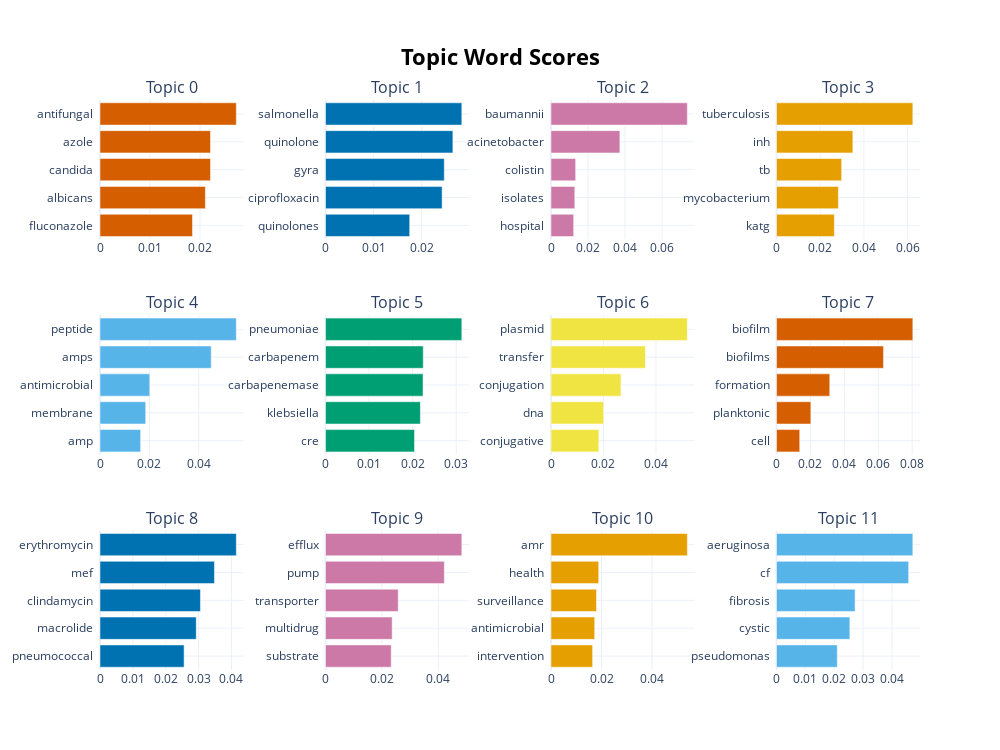

Notebook code cell kept with this figure:
### Code cell
review_lemmatized = reviews_datasets['cleaned_text'] .tolist()
# Initiate UMAP
umap_model = UMAP(n_neighbors=15, 
                  n_components=5, 
                  min_dist=0.0, 
                  metric='cosine', 
                  random_state=100)
# Initiate BERTopic
topic_model = BERTopic(umap_model=umap_model, language="english", calculate_probabilities=True)
# Run BERTopic model
topics, probabilities = topic_model.fit_transform(review_lemmatized)
topic_model.get_topic_info()
topic_model.visualize_barchart(top_n_topics=12)

### Figure 1 — Plotly figure (JSON) as saved in the notebook; plotly's stock layout.template omitted (floating-point values rounded to 4 significant figures)
{"data": [{"marker": {"color": "#D55E00"}, "orientation": "h", "type": "bar", "x": [0.01849, 0.02107, 0.0221, 0.0221, 0.02726], "xaxis": "x", "y": ["fluconazole  ", "albicans  ", "candida  ", "azole  ", "antifungal  "], "yaxis": "y"}, {"marker": {"color": "#0072B2"}, "orientation": "h", "type": "bar", "x": [0.0175, 0.02425, 0.02469, 0.02648, 0.02834], "xaxis": "x2", "y": ["quinolones  ", "ciprofloxacin  ", "gyra  ", "quinolone  ", "salmonella  "], "yaxis": "y2"}, {"marker": {"color": "#CC79A7"}, "orientation": "h", "type": "bar", "x": [0.01226, 0.01286, 0.01332, 0.03722, 0.07367], "xaxis": "x3", "y": ["hospital  ", "isolates  ", "colistin  ", "acinetobacter  ", "baumannii  "], "yaxis": "y3"}, {"marker": {"color": "#E69F00"}, "orientation": "h", "type": "bar", "x": [0.02648, 0.02832, 0.02981, 0.03494, 0.06239], "xaxis": "x4", "y": ["katg  ", "mycobacterium  ", "tb  ", "inh  ", "tuberculosis  "], "yaxis": "y4"}, {"marker": {"color": "#56B4E9"}, "orientation": "h", "type": "bar", "x": [0.01646, 0.01852, 0.02016, 0.04505, 0.05522], "xaxis": "x5", "y": ["amp  ", "membrane  ", "antimicrobial  ", "amps  ", "peptide  "], "yaxis": "y5"}, {"marker": {"color": "#009E73"}, "orientation": "h", "type": "bar", "x": [0.02043, 0.02178, 0.02239, 0.02244, 0.03129], "xaxis": "x6", "y": ["cre  ", "klebsiella  ", "carbapenemase  ", "carbapenem  ", "pneumoniae  "], "yaxis": "y6"}, {"marker": {"color": "#F0E442"}, "orientation": "h", "type": "bar", "x": [0.01823, 0.02006, 0.02665, 0.03599, 0.05196], "xaxis": "x7", "y": ["conjugative  ", "dna  ", "conjugation  ", "transfer  ", "plasmid  "], "yaxis": "y7"}, {"marker": {"color": "#D55E00"}, "orientation": "h", "type": "bar", "x": [0.0137, 0.02026, 0.0314, 0.06311, 0.0804], "xaxis": "x8", "y": ["cell  ", "planktonic  ", "formation  ", "biofilms  ", "biofilm  "], "yaxis": "y8"}, {"marker": {"color": "#0072B2"}, "orientation": "h", "type": "bar", "x": [0.02559, 0.02929, 0.03057, 0.03482, 0.04148], "xaxis": "x9", "y": ["pneumococcal  ", "macrolide  ", "clindamycin  ", "mef  ", "erythromycin  "], "yaxis": "y9"}, {"marker": {"color": "#CC79A7"}, "orientation": "h", "type": "bar", "x": [0.0233, 0.02364, 0.02578, 0.04215, 0.04834], "xaxis": "x10", "y": ["substrate  ", "multidrug  ", "transporter  ", "pump  ", "efflux  "], "yaxis": "y10"}, {"marker": {"color": "#E69F00"}, "orientation": "h", "type": "bar", "x": [0.01647, 0.01729, 0.01801, 0.01888, 0.05395], "xaxis": "x11", "y": ["intervention  ", "antimicrobial  ", "surveillance  ", "health  ", "amr  "], "yaxis": "y11"}, {"marker": {"color": "#56B4E9"}, "orientation": "h", "type": "bar", "x": [0.02106, 0.02542, 0.02723, 0.04579, 0.04723], "xaxis": "x12", "y": ["pseudomonas  ", "cystic  ", "fibrosis  ", "cf  ", "aeruginosa  "], "yaxis": "y12"}], "layout": {"annotations": [{"font": {"size": 16}, "showarrow": false, "text": "Topic 0", "x": 0.0875, "xanchor": "center", "xref": "paper", "y": 1, "yanchor": "bottom", "yref": "paper"}, {"font": {"size": 16}, "showarrow": false, "text": "Topic 1", "x": 0.3625, "xanchor": "center", "xref": "paper", "y": 1, "yanchor": "bottom", "yref": "paper"}, {"font": {"size": 16}, "showarrow": false, "text": "Topic 2", "x": 0.6375, "xanchor": "center", "xref": "paper", "y": 1, "yanchor": "bottom", "yref": "paper"}, {"font": {"size": 16}, "showarrow": false, "text": "Topic 3", "x": 0.9125, "xanchor": "center", "xref": "paper", "y": 1, "yanchor": "bottom", "yref": "paper"}, {"font": {"size": 16}, "showarrow": false, "text": "Topic 4", "x": 0.0875, "xanchor": "center", "xref": "paper", "y": 0.6222, "yanchor": "bottom", "yref": "paper"}, {"font": {"size": 16}, "showarrow": false, "text": "Topic 5", "x": 0.3625, "xanchor": "center", "xref": "paper", "y": 0.6222, "yanchor": "bottom", "yref": "paper"}, {"font": {"size": 16}, "showarrow": false, "text": "Topic 6", "x": 0.6375, "xanchor": "center", "xref": "paper", "y": 0.6222, "yanchor": "bottom", "yref": "paper"}, {"font": {"size": 16}, "showarrow": false, "text": "Topic 7", "x": 0.9125, "xanchor": "center", "xref": "paper", "y": 0.6222, "yanchor": "bottom", "yref": "paper"}, {"font": {"size": 16}, "showarrow": false, "text": "Topic 8", "x": 0.0875, "xanchor": "center", "xref": "paper", "y": 0.2444, "yanchor": "bottom", "yref": "paper"}, {"font": {"size": 16}, "showarrow": false, "text": "Topic 9", "x": 0.3625, "xanchor": "center", "xref": "paper", "y": 0.2444, "yanchor": "bottom", "yref": "paper"}, {"font": {"size": 16}, "showarrow": false, "text": "Topic 10", "x": 0.6375, "xanchor": "center", "xref": "paper", "y": 0.2444, "yanchor": "bottom", "yref": "paper"}, {"font": {"size": 16}, "showarrow": false, "text": "Topic 11", "x": 0.9125, "xanchor": "center", "xref": "paper", "y": 0.2444, "yanchor": "bottom", "yref": "paper"}], "height": 750, "hoverlabel": {"bgcolor": "white", "font": {"family": "Rockwell", "size": 16}}, "showlegend": false, "title": {"font": {"color": "Black", "size": 22}, "text": "<b>Topic Word Scores", "x": 0.5, "xanchor": "center", "yanchor": "top"}, "width": 1000, "xaxis": {"anchor": "y", "domain": [0, 0.175], "showgrid": true}, "xaxis10": {"anchor": "y10", "domain": [0.275, 0.45], "showgrid": true}, "xaxis11": {"anchor": "y11", "domain": [0.55, 0.725], "showgrid": true}, "xaxis12": {"anchor": "y12", "domain": [0.825, 1], "showgrid": true}, "xaxis2": {"anchor": "y2", "domain": [0.275, 0.45], "showgrid": true}, "xaxis3": {"anchor": "y3", "domain": [0.55, 0.725], "showgrid": true}, "xaxis4": {"anchor": "y4", "domain": [0.825, 1], "showgrid": true}, "xaxis5": {"anchor": "y5", "domain": [0, 0.175], "showgrid": true}, "xaxis6": {"anchor": "y6", "domain": [0.275, 0.45], "showgrid": true}, "xaxis7": {"anchor": "y7", "domain": [0.55, 0.725], "showgrid": true}, "xaxis8": {"anchor": "y8", "domain": [0.825, 1], "showgrid": true}, "xaxis9": {"anchor": "y9", "domain": [0, 0.175], "showgrid": true}, "yaxis": {"anchor": "x", "domain": [0.7556, 1], "showgrid": true}, "yaxis10": {"anchor": "x10", "domain": [0, 0.2444], "showgrid": true}, "yaxis11": {"anchor": "x11", "domain": [0, 0.2444], "showgrid": true}, "yaxis12": {"anchor": "x12", "domain": [0, 0.2444], "showgrid": true}, "yaxis2": {"anchor": "x2", "domain": [0.7556, 1], "showgrid": true}, "yaxis3": {"anchor": "x3", "domain": [0.7556, 1], "showgrid": true}, "yaxis4": {"anchor": "x4", "domain": [0.7556, 1], "showgrid": true}, "yaxis5": {"anchor": "x5", "domain": [0.3778, 0.6222], "showgrid": true}, "yaxis6": {"anchor": "x6", "domain": [0.3778, 0.6222], "showgrid": true}, "yaxis7": {"anchor": "x7", "domain": [0.3778, 0.6222], "showgrid": true}, "yaxis8": {"anchor": "x8", "domain": [0.3778, 0.6222], "showgrid": true}, "yaxis9": {"anchor": "x9", "domain": [0, 0.2444], "showgrid": true}}}
